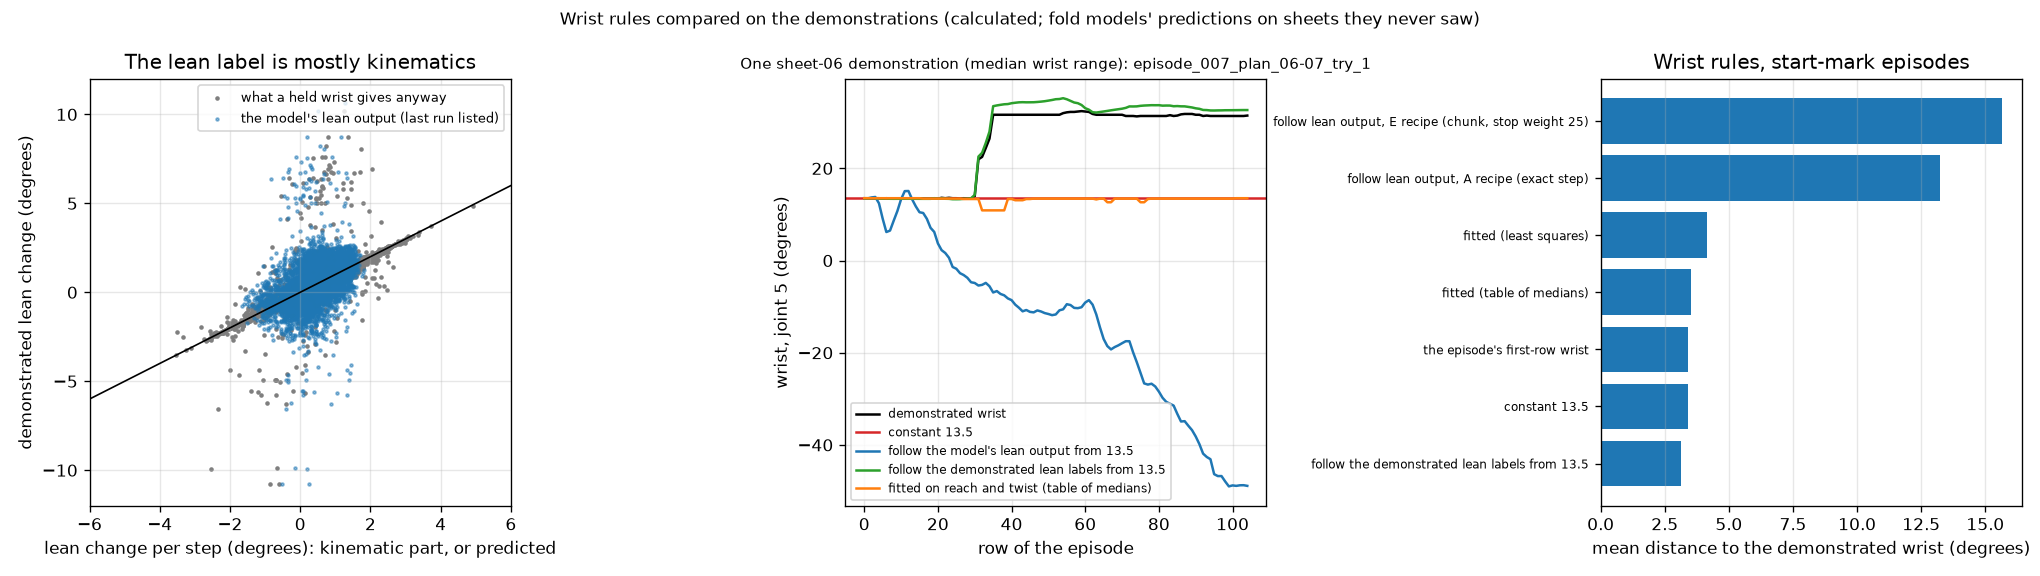

This chart was generated by the following Python code:
"""
Would another wrist rule bring the robot's wrist closer to the demonstrated one? (key: wrist_and_camera, part 3)

Four rules are compared on every demonstration row, each against the demonstrated wrist (joint 5):
    constant            the wrist held at 13.5 degrees (the driver of 11.11.26)
    fitted function     the wrist from the reach and the forearm twist, fitted on the other five sheets
                        (a table of medians, and a least-squares curve)
    follow the lean     the wrist that gives the rod the lean change the model predicts, step after step, along the
                        demonstrated tip path and twist; the predictions are those of the fold model that never saw
                        the sheet (saved by the training runs), the run starts at 13.5 degrees as the driver does
    follow the labels   the same with the demonstrated lean changes: a check of the simulation, and a measure of how
                        far the wrist drifts when even perfect lean changes are followed step after step

It also measures what the model's lean output knows: the demonstrated lean change is split into the part that a held
wrist gives anyway when the tip moves and the forearm twists (kinematics) and the rest, which needs the wrist to move.

Calculated from logged joints and saved predictions; nothing is measured on the robot here. Run from this folder:
    D:/AI_Project/.venv/Scripts/python.exe wrist_options.py
"""

import math
from pathlib import Path
from typing import Dict, List, Optional, Tuple

import matplotlib
matplotlib.use("Agg")
import numpy
import pandas

from matplotlib import pyplot

import wrist_geometry


OPTION_PARAMETERS = {
    "prediction_runs": {
        "E recipe (chunk, stop weight 25)": wrist_geometry.ROOT_FOLDER / "04_runs" / "gpu_ki014" / "2026-11-10_resnet18_chunk_stop_weight_25",
        "A recipe (exact step)": wrist_geometry.ROOT_FOLDER / "04_runs" / "gpu_ki014" / "2026-11-09_resnet18_final_candidate"
    },
    "sheets": ["path_01", "path_02", "path_03", "path_04", "path_05", "path_06"],
    # a wrist within this many degrees keeps the view within the training shift augmentation (16 px at 640, 2.80 px per degree)
    "wrist_range_deg": 16.0 / 2.803,
    "pixels_per_wrist_degree": 2.803,
    "wrist_search_deg": [-60.0, 80.0],
    "secant_iterations": 8,
    "reach_bin_m": 0.04,
    "twist_bin_deg": 30.0,
    "fewest_rows_per_bin": 30,
    "rod_lean_most_deg": 58.0,
    "figure_dpi": 120
}



def load_predicted_leans(
        run_folder: Path,
        parameters: Dict
) -> pandas.Series:
    """The lean change (degrees per step) each fold model predicted for the rows of the sheet it never saw, by frame index."""

    parts = []
    for sheet in parameters["sheets"]:
        saved = numpy.load(Path(run_folder) / f"predictions_without_{sheet}.npz")
        parts.append(pandas.Series(saved["lean_deg"].astype(float), index = saved["frame_index"].astype(int)))
    return pandas.concat(parts)



def joints_for_wrist(
        tips: numpy.ndarray,
        twists_rad: numpy.ndarray,
        wrists_rad: numpy.ndarray,
        starts: numpy.ndarray
) -> numpy.ndarray:
    """The joints that put the tip on its target for the given twist and wrist (the hand at zero: it changes nothing here)."""

    return wrist_geometry.solve_many_with_wrist_fixed(tips, twists_rad, wrists_rad, starts)[0]



def wrist_for_forward_lean(
        tips: numpy.ndarray,
        twists_rad: numpy.ndarray,
        headings: numpy.ndarray,
        target_leans_deg: numpy.ndarray,
        first_wrists_rad: numpy.ndarray,
        starts: numpy.ndarray,
        parameters: Dict
) -> numpy.ndarray:
    """
    The wrist angle that gives the rod the wanted lean towards the picture's top, with the tip on its target and the
    forearm twisted as given: a secant search on the wrist, row by row, kept within "wrist_search_deg".

    Returns
    -------
    numpy.ndarray
        The wrist of every row in radians.
    """

    lowest, highest = (math.radians(value) for value in parameters["wrist_search_deg"])

    def lean_error(wrists_rad: numpy.ndarray) -> numpy.ndarray:
        joints = joints_for_wrist(tips, twists_rad, wrists_rad, starts)
        return wrist_geometry.forward_leans_deg(joints, headings) - target_leans_deg

    wrists_before = numpy.clip(first_wrists_rad, lowest, highest)
    errors_before = lean_error(wrists_before)
    # one degree of wrist changes the forward lean by about one degree, so the first step uses that slope
    wrists_now = numpy.clip(wrists_before - numpy.radians(errors_before), lowest, highest)
    for _ in range(parameters["secant_iterations"]):
        errors_now = lean_error(wrists_now)
        if numpy.max(numpy.abs(errors_now)) < 1e-4:
            break
        differences = errors_now - errors_before
        slopes = numpy.where(numpy.abs(differences) > 1e-9, (wrists_now - wrists_before) / numpy.where(numpy.abs(differences) > 1e-9, differences, 1.0), math.radians(1.0))
        wrists_next = numpy.clip(wrists_now - errors_now * slopes, lowest, highest)
        wrists_before, errors_before = wrists_now, errors_now
        wrists_now = wrists_next
    return wrists_now



def follow_lean_changes(
        frames: pandas.DataFrame,
        lean_changes: numpy.ndarray,
        first_wrists_rad: numpy.ndarray,
        parameters: Dict
) -> Tuple[numpy.ndarray, numpy.ndarray]:
    """
    Carry out lean changes step after step along every demonstration's own tip path and twist.

    All episodes are stepped together: at step t every episode that still has a next row moves its tip to the
    demonstrated next tip, twists the forearm to the demonstrated next twist and sets the wrist so that the rod's lean
    towards the picture's top (as seen at the current joints) changes by the given amount.

    Parameters
    ----------
    frames : pandas.DataFrame
        The demonstration rows in episode order (wrist_geometry.load_demonstration_frames).
    lean_changes : numpy.ndarray
        The lean change to carry out at every row, in degrees; NaN counts as zero (the wrist then moves only as much
        as a constant lean asks for).
    first_wrists_rad : numpy.ndarray
        The wrist at every episode's first row, one value per row of ``frames`` (only the first rows are read).
    parameters : dict
        OPTION_PARAMETERS.

    Returns
    -------
    tuple of numpy.ndarray
        The simulated wrist in degrees and the simulated rod lean from straight down in degrees, one per row.
    """

    joints_demonstrated = frames[wrist_geometry.JOINT_COLUMNS].to_numpy(dtype = float)
    tips = frames[["tip_x_m", "tip_y_m", "tip_z_m"]].to_numpy(dtype = float)
    episode_codes = pandas.factorize(frames["episode_id"])[0]
    row_numbers = frames.groupby("episode_id").cumcount().to_numpy()
    episode_starts = numpy.flatnonzero(row_numbers == 0)
    episode_lengths = numpy.bincount(episode_codes)
    changes = numpy.nan_to_num(numpy.asarray(lean_changes, dtype = float), nan = 0.0)

    wrists = numpy.full(len(frames), numpy.nan)
    leans = numpy.full(len(frames), numpy.nan)
    wrists[episode_starts] = first_wrists_rad[episode_starts]
    current_joints = joints_for_wrist(tips[episode_starts], joints_demonstrated[episode_starts, 3], wrists[episode_starts], joints_demonstrated[episode_starts, :3])
    leans[episode_starts] = wrist_geometry.tips_and_leans(current_joints)[1]
    active = numpy.arange(len(episode_starts))
    for step in range(int(episode_lengths.max()) - 1):
        is_continuing = episode_lengths[active] > step + 1
        active = active[is_continuing]
        current_joints = current_joints[is_continuing]
        if len(active) == 0:
            break
        rows_now = episode_starts[active] + step
        rows_next = rows_now + 1
        headings = wrist_geometry.headings_rad(current_joints)
        targets = wrist_geometry.forward_leans_deg(current_joints, headings) + changes[rows_now]
        next_wrists = wrist_for_forward_lean(tips[rows_next], joints_demonstrated[rows_next, 3], headings, targets, current_joints[:, 4],
                                             current_joints[:, :3], parameters)
        current_joints = joints_for_wrist(tips[rows_next], joints_demonstrated[rows_next, 3], next_wrists, current_joints[:, :3])
        wrists[rows_next] = next_wrists
        leans[rows_next] = wrist_geometry.tips_and_leans(current_joints)[1]
    return numpy.degrees(wrists), leans



def fitted_wrists(
        frames: pandas.DataFrame,
        parameters: Dict
) -> Dict[str, numpy.ndarray]:
    """
    The wrist from the reach and the forearm twist, fitted on five sheets and applied to the sixth, for every sheet.

    Returns
    -------
    dict
        "table of medians" (the median wrist per cell of reach and |twist|; cells with too few rows take the overall
        median) and "least squares" (a curve of second degree in reach and |twist|), one wrist in degrees per row.
    """

    reach = frames["reach_m"].to_numpy(dtype = float)
    twist = frames["joint_4_deg"].abs().to_numpy(dtype = float)
    wrist = frames["joint_5_deg"].to_numpy(dtype = float)
    reach_cells = numpy.floor(reach / parameters["reach_bin_m"]).astype(int)
    twist_cells = numpy.floor(twist / parameters["twist_bin_deg"]).astype(int)
    features = numpy.column_stack([numpy.ones(len(frames)), reach, reach ** 2, twist / 100.0, (twist / 100.0) ** 2, reach * twist / 100.0])
    results = {"table of medians": numpy.full(len(frames), numpy.nan), "least squares": numpy.full(len(frames), numpy.nan)}
    for sheet in parameters["sheets"]:
        is_test = (frames["sheet"] == sheet).to_numpy()
        is_train = ~is_test
        table = pandas.DataFrame({"reach_cell": reach_cells[is_train], "twist_cell": twist_cells[is_train], "wrist": wrist[is_train]})
        cells = table.groupby(["reach_cell", "twist_cell"])["wrist"].agg(["median", "size"])
        cells = cells[cells["size"] >= parameters["fewest_rows_per_bin"]]["median"]
        overall = float(numpy.median(wrist[is_train]))
        keys = pandas.MultiIndex.from_arrays([reach_cells[is_test], twist_cells[is_test]])
        results["table of medians"][is_test] = cells.reindex(keys).fillna(overall).to_numpy()
        weights = numpy.linalg.lstsq(features[is_train], wrist[is_train], rcond = None)[0]
        results["least squares"][is_test] = features[is_test] @ weights
    return results



def rule_scores(
        frames: pandas.DataFrame,
        wrists_by_rule: Dict[str, numpy.ndarray],
        masks: Dict[str, numpy.ndarray],
        parameters: Dict
) -> pandas.DataFrame:
    """For every rule and every group of rows: the mean and median distance to the demonstrated wrist and the share within range."""

    demonstrated = frames["joint_5_deg"].to_numpy(dtype = float)
    rows = []
    for rule, wrists in wrists_by_rule.items():
        for group, mask in masks.items():
            is_used = mask & numpy.isfinite(wrists)
            distances = numpy.abs(wrists[is_used] - demonstrated[is_used])
            rows.append({"rule": rule, "rows": group, "count": int(is_used.sum()), "mean_distance_deg": distances.mean(),
                         "median_distance_deg": numpy.median(distances), "p90_distance_deg": numpy.quantile(distances, 0.9),
                         "within_range_share": float((distances <= parameters["wrist_range_deg"]).mean()),
                         "mean_view_shift_640_px": parameters["pixels_per_wrist_degree"] * distances.mean()})
    return pandas.DataFrame(rows)



def main(parameters: Optional[Dict] = None) -> None:
    """Print what the lean output knows and how each wrist rule compares with the demonstrated wrist; save a figure."""

    settings = dict(OPTION_PARAMETERS)
    settings.update(parameters or {})
    pandas.set_option("display.width", 250)
    pandas.set_option("display.max_columns", 40)
    pandas.set_option("display.max_rows", 200)
    output_folder = wrist_geometry.ANALYSIS_PARAMETERS["output_folder"]
    held_deg = wrist_geometry.ANALYSIS_PARAMETERS["wrist_held_deg"]

    frames = wrist_geometry.load_demonstration_frames()
    episodes = pandas.read_csv(wrist_geometry.ANALYSIS_PARAMETERS["episodes_file"])
    on_mark = episodes[episodes["sheet_orientation"].str.contains("START MARK")]["episode_id"]
    is_on_mark = frames["episode_id"].isin(on_mark).to_numpy()
    joints = frames[wrist_geometry.JOINT_COLUMNS].to_numpy(dtype = float)
    tips = frames[["tip_x_m", "tip_y_m", "tip_z_m"]].to_numpy(dtype = float)
    has_next = (frames["episode_id"].shift(-1) == frames["episode_id"]).to_numpy()
    rows_now = numpy.flatnonzero(has_next)
    rows_next = rows_now + 1

    # --- what a held wrist does to the lean anyway, and what is left for the wrist to do ---
    headings = wrist_geometry.headings_rad(joints[rows_now])
    lean_now = wrist_geometry.forward_leans_deg(joints[rows_now], headings)
    lean_next = wrist_geometry.forward_leans_deg(joints[rows_next], headings)
    held_next = joints_for_wrist(tips[rows_next], joints[rows_next, 3], joints[rows_now, 4], joints[rows_now, :3])
    lean_next_held = wrist_geometry.forward_leans_deg(held_next, headings)
    steps = pandas.DataFrame({
        "frame_index": frames["frame_index"].to_numpy()[rows_now],
        "sheet": frames["sheet"].to_numpy()[rows_now],
        "label_deg": frames["lean_change_deg"].to_numpy(dtype = float)[rows_now],
        "demonstrated_deg": lean_next - lean_now,
        "kinematic_deg": lean_next_held - lean_now,
        "wrist_change_deg": numpy.degrees(joints[rows_next, 4] - joints[rows_now, 4])
    })
    steps["wrist_part_deg"] = steps["demonstrated_deg"] - steps["kinematic_deg"]
    label_gap = (steps["label_deg"] - steps["demonstrated_deg"]).abs()
    print(f"steps (a row and its next row in the same episode): {len(steps)}")
    print(f"lean change recomputed against the label column: median gap {label_gap.median():.3f}, 99th percentile {label_gap.quantile(0.99):.3f} degrees")
    print(f"demonstrated lean change: mean {steps['demonstrated_deg'].mean():.3f}, standard deviation {steps['demonstrated_deg'].std():.3f} degrees per step")
    print(f"the part a held wrist gives anyway (kinematics): standard deviation {steps['kinematic_deg'].std():.3f}; "
          f"it explains {100.0 * numpy.corrcoef(steps['kinematic_deg'], steps['demonstrated_deg'])[0, 1] ** 2:.1f} % of the variance of the demonstrated lean change")
    print(f"the part that needs the wrist to move: standard deviation {steps['wrist_part_deg'].std():.3f}; its correlation with the wrist's own change: "
          f"{numpy.corrcoef(steps['wrist_part_deg'], steps['wrist_change_deg'])[0, 1]:.3f}; "
          f"slope {numpy.polyfit(steps['wrist_change_deg'], steps['wrist_part_deg'], 1)[0]:.3f} degrees of lean per degree of wrist")
    is_wrist_step = steps["wrist_change_deg"].abs() > 1.0
    print(f"steps in which the wrist moved more than 1 degree: {int(is_wrist_step.sum())} ({100.0 * is_wrist_step.mean():.1f} %)")

    wrists_by_rule = {"constant 13.5": numpy.full(len(frames), held_deg),
                      "the episode's first-row wrist": numpy.degrees(frames.groupby("episode_id")["joint_5"].transform("first").to_numpy())}
    wrists_by_rule.update({f"fitted on reach and twist ({name})": values for name, values in fitted_wrists(frames, settings).items()})

    first_rows_demonstrated = frames["joint_5"].to_numpy(dtype = float)
    first_rows_held = numpy.full(len(frames), math.radians(held_deg))

    # check of the wrist search on single steps: with the lean of the reached next row as the target it must give the
    # demonstrated next wrist back; with the label (the lean change of the commanded waypoint) a small gap is left
    exact_wrists = wrist_for_forward_lean(tips[rows_next], joints[rows_next, 3], headings, lean_next, joints[rows_now, 4], joints[rows_now, :3], settings)
    exact_gap = numpy.abs(numpy.degrees(exact_wrists - joints[rows_next, 4]))
    label_wrists = wrist_for_forward_lean(tips[rows_next], joints[rows_next, 3], headings, lean_now + frames["lean_change_deg"].fillna(0.0).to_numpy(dtype = float)[rows_now],
                                          joints[rows_now, 4], joints[rows_now, :3], settings)
    label_gap = numpy.degrees(label_wrists - joints[rows_next, 4])
    print(f"\ncheck of the wrist search on single steps: with the reached lean as the target the demonstrated next wrist comes back within {exact_gap.max():.4f} degrees (largest); "
          f"with the label as the target the gap is {numpy.abs(label_gap).mean():.3f} degrees per step on average ({label_gap.mean():+.3f} with its sign)")

    checked_wrists, _ = follow_lean_changes(frames, frames["lean_change_deg"].to_numpy(dtype = float), first_rows_demonstrated, settings)
    check_gap = numpy.abs(checked_wrists - frames["joint_5_deg"].to_numpy())
    print(f"followed step after step along whole episodes (demonstrated lean labels, started at the demonstrated wrist): the wrist ends up within "
          f"{numpy.nanmedian(check_gap):.3f} degrees of the demonstrated one (median over rows), {numpy.nanquantile(check_gap, 0.99):.3f} (99th percentile), {numpy.nanmax(check_gap):.3f} (largest): "
          "the labels describe the commanded waypoints, the next rows the reached joints, and the small gap of every step adds up, so even perfect lean changes drift")
    wrists_by_rule["follow the demonstrated lean labels from 13.5"] = follow_lean_changes(frames, frames["lean_change_deg"].to_numpy(dtype = float), first_rows_held, settings)[0]

    simulated_leans = {}
    for run_name, run_folder in settings["prediction_runs"].items():
        predicted = load_predicted_leans(run_folder, settings)
        frames[f"predicted_lean_{run_name}"] = frames["frame_index"].map(predicted)
        steps["predicted_deg"] = steps["frame_index"].map(predicted)
        scored = steps.dropna(subset = ["predicted_deg"])
        is_clear = scored["demonstrated_deg"].abs() >= 0.5
        wrist_steps = scored[scored["wrist_change_deg"].abs() > 1.0]
        print(f"\n=== the lean output of the fold models, {run_name} ({len(scored)} scored steps on sheets the model never saw) ===")
        print(f"  predicted lean change: mean {scored['predicted_deg'].mean():.3f}, standard deviation {scored['predicted_deg'].std():.3f} degrees per step")
        print(f"  correlation with the demonstrated lean change: {numpy.corrcoef(scored['predicted_deg'], scored['demonstrated_deg'])[0, 1]:.3f}; "
              f"sign right on {100.0 * (numpy.sign(scored.loc[is_clear, 'predicted_deg']) == numpy.sign(scored.loc[is_clear, 'demonstrated_deg'])).mean():.1f} % "
              f"of the {int(is_clear.sum())} steps that lean by 0.5 degrees or more")
        print(f"  correlation with the kinematic part: {numpy.corrcoef(scored['predicted_deg'], scored['kinematic_deg'])[0, 1]:.3f}; "
              f"the kinematic part alone has the right sign on {100.0 * (numpy.sign(scored.loc[is_clear, 'kinematic_deg']) == numpy.sign(scored.loc[is_clear, 'demonstrated_deg'])).mean():.1f} %")
        print(f"  correlation of (predicted minus kinematic) with the part that needs the wrist: "
              f"{numpy.corrcoef(scored['predicted_deg'] - scored['kinematic_deg'], scored['wrist_part_deg'])[0, 1]:.3f}")
        print(f"  on the {len(wrist_steps)} steps in which the wrist moved more than 1 degree: demonstrated wrist part mean |x| "
              f"{wrist_steps['wrist_part_deg'].abs().mean():.2f} degrees; predicted minus kinematic mean |x| {(wrist_steps['predicted_deg'] - wrist_steps['kinematic_deg']).abs().mean():.2f}; "
              f"sign right on {100.0 * (numpy.sign(wrist_steps['predicted_deg'] - wrist_steps['kinematic_deg']) == numpy.sign(wrist_steps['wrist_part_deg'])).mean():.1f} %; "
              f"correlation {numpy.corrcoef(wrist_steps['predicted_deg'] - wrist_steps['kinematic_deg'], wrist_steps['wrist_part_deg'])[0, 1]:.3f}")
        wrists, leans = follow_lean_changes(frames, frames[f"predicted_lean_{run_name}"].to_numpy(dtype = float), first_rows_held, settings)
        wrists_by_rule[f"follow the model's lean output from 13.5, {run_name}"] = wrists
        simulated_leans[run_name] = leans
        last_rows = frames.groupby("episode_id").tail(1).index.to_numpy()
        drift = wrists[last_rows] - held_deg
        print(f"  followed along the demonstrated paths: wrist at the last row minus 13.5: median {numpy.median(drift):.1f}, 5th to 95th percentile "
              f"{numpy.quantile(drift, 0.05):.1f} to {numpy.quantile(drift, 0.95):.1f} degrees; demonstrated: median "
              f"{numpy.median(frames['joint_5_deg'].to_numpy()[last_rows] - held_deg):.1f}, 5th to 95th {numpy.quantile(frames['joint_5_deg'].to_numpy()[last_rows] - held_deg, 0.05):.1f} to "
              f"{numpy.quantile(frames['joint_5_deg'].to_numpy()[last_rows] - held_deg, 0.95):.1f}")
        print(f"  rod lean when followed: 99th percentile {numpy.nanquantile(leans, 0.99):.1f}, largest {numpy.nanmax(leans):.1f} degrees; over the driver's "
              f"{settings['rod_lean_most_deg']:.0f} in {int((leans > settings['rod_lean_most_deg']).sum())} rows of {int((leans > settings['rod_lean_most_deg']).sum() > 0) and frames.loc[leans > settings['rod_lean_most_deg'], 'episode_id'].nunique()} episodes "
              f"(demonstrated: {int((frames['rod_from_vertical_deg'] > settings['rod_lean_most_deg']).sum())} rows)")

    masks = {"all rows": numpy.ones(len(frames), dtype = bool), "start-mark episodes": is_on_mark, "taught-start episodes": ~is_on_mark}
    for sheet in settings["sheets"]:
        masks[f"start-mark, {sheet}"] = is_on_mark & (frames["sheet"] == sheet).to_numpy()
    scores = rule_scores(frames, wrists_by_rule, masks, settings)
    print(f"\n=== each wrist rule against the demonstrated wrist (within range: within {settings['wrist_range_deg']:.1f} degrees, the training shift augmentation) ===")
    for group in ["all rows", "start-mark episodes", "taught-start episodes"]:
        print(f"\n{group}")
        print(scores[scores["rows"] == group].drop(columns = "rows").round(3).to_string(index = False))
    print("\nstart-mark episodes by sheet: mean distance to the demonstrated wrist (degrees)")
    by_sheet = scores[scores["rows"].str.startswith("start-mark, ")].pivot(index = "rule", columns = "rows", values = "mean_distance_deg")
    print(by_sheet.round(2).to_string())
    scores.to_csv(output_folder / "wrist_options_scores.csv", index = False)

    figure, axes = pyplot.subplots(1, 3, figsize = (17, 4.8))
    first_run = list(settings["prediction_runs"])[0]
    scored = steps.dropna(subset = ["predicted_deg"])
    sample = scored.sample(n = min(6000, len(scored)), random_state = wrist_geometry.ANALYSIS_PARAMETERS["check_seed"])
    axes[0].scatter(sample["kinematic_deg"], sample["demonstrated_deg"], s = 3, color = "tab:grey", label = "what a held wrist gives anyway")
    axes[0].scatter(sample["predicted_deg"], sample["demonstrated_deg"], s = 3, color = "tab:blue", alpha = 0.5, label = "the model's lean output (last run listed)")
    axes[0].plot([-6, 6], [-6, 6], color = "black", linewidth = 1)
    axes[0].set_xlim(-6, 6)
    axes[0].set_ylim(-12, 12)
    axes[0].set_xlabel("lean change per step (degrees): kinematic part, or predicted")
    axes[0].set_ylabel("demonstrated lean change (degrees)")
    axes[0].set_title("The lean label is mostly kinematics")
    axes[0].legend(fontsize = 8)
    axes[0].grid(alpha = 0.3)

    example = frames[is_on_mark & (frames["sheet"] == "path_06")]
    example_episode = example.groupby("episode_id")["joint_5_deg"].agg(lambda values: values.max() - values.min()).sort_values().index[len(example["episode_id"].unique()) // 2]
    is_example = (frames["episode_id"] == example_episode).to_numpy()
    axes[1].plot(frames.loc[is_example, "row_in_episode"], frames.loc[is_example, "joint_5_deg"], color = "black", label = "demonstrated wrist")
    axes[1].axhline(held_deg, color = "tab:red", label = "constant 13.5")
    for rule, colour in [(f"follow the model's lean output from 13.5, {first_run}", "tab:blue"), ("follow the demonstrated lean labels from 13.5", "tab:green"),
                         ("fitted on reach and twist (table of medians)", "tab:orange")]:
        axes[1].plot(frames.loc[is_example, "row_in_episode"], wrists_by_rule[rule][is_example], color = colour, label = rule.replace(", " + first_run, ""))
    axes[1].set_xlabel("row of the episode")
    axes[1].set_ylabel("wrist, joint 5 (degrees)")
    axes[1].set_title(f"One sheet-06 demonstration (median wrist range): {example_episode.split('/')[-1][-28:]}", fontsize = 9)
    axes[1].legend(fontsize = 7)
    axes[1].grid(alpha = 0.3)

    shown = scores[scores["rows"] == "start-mark episodes"].sort_values("mean_distance_deg")
    axes[2].barh(range(len(shown)), shown["mean_distance_deg"], color = "tab:blue")
    axes[2].set_yticks(range(len(shown)))
    axes[2].set_yticklabels([rule.replace("follow the model's lean output from 13.5, ", "follow lean output, ").replace("fitted on reach and twist", "fitted") for rule in shown["rule"]], fontsize = 7)
    axes[2].set_xlabel("mean distance to the demonstrated wrist (degrees)")
    axes[2].set_title("Wrist rules, start-mark episodes")
    axes[2].grid(alpha = 0.3, axis = "x")
    figure.suptitle("Wrist rules compared on the demonstrations (calculated; fold models' predictions on sheets they never saw)", fontsize = 10)
    figure.tight_layout()
    figure.savefig(output_folder / "wrist_options.png", dpi = settings["figure_dpi"])
    pyplot.close(figure)
    print(f"\nsaved {output_folder / 'wrist_options.png'} and wrist_options_scores.csv")



if __name__ == "__main__":
    main()
